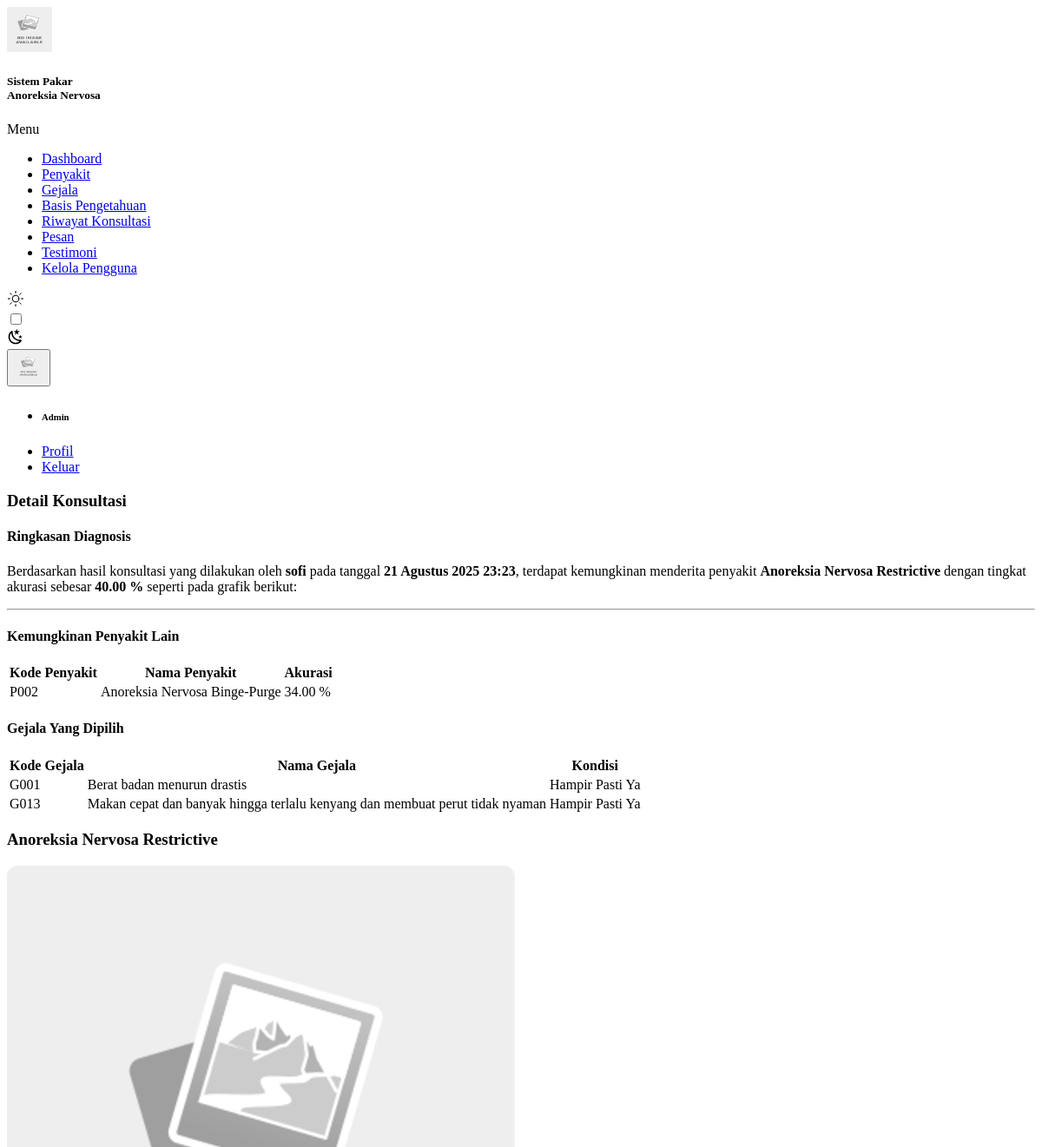
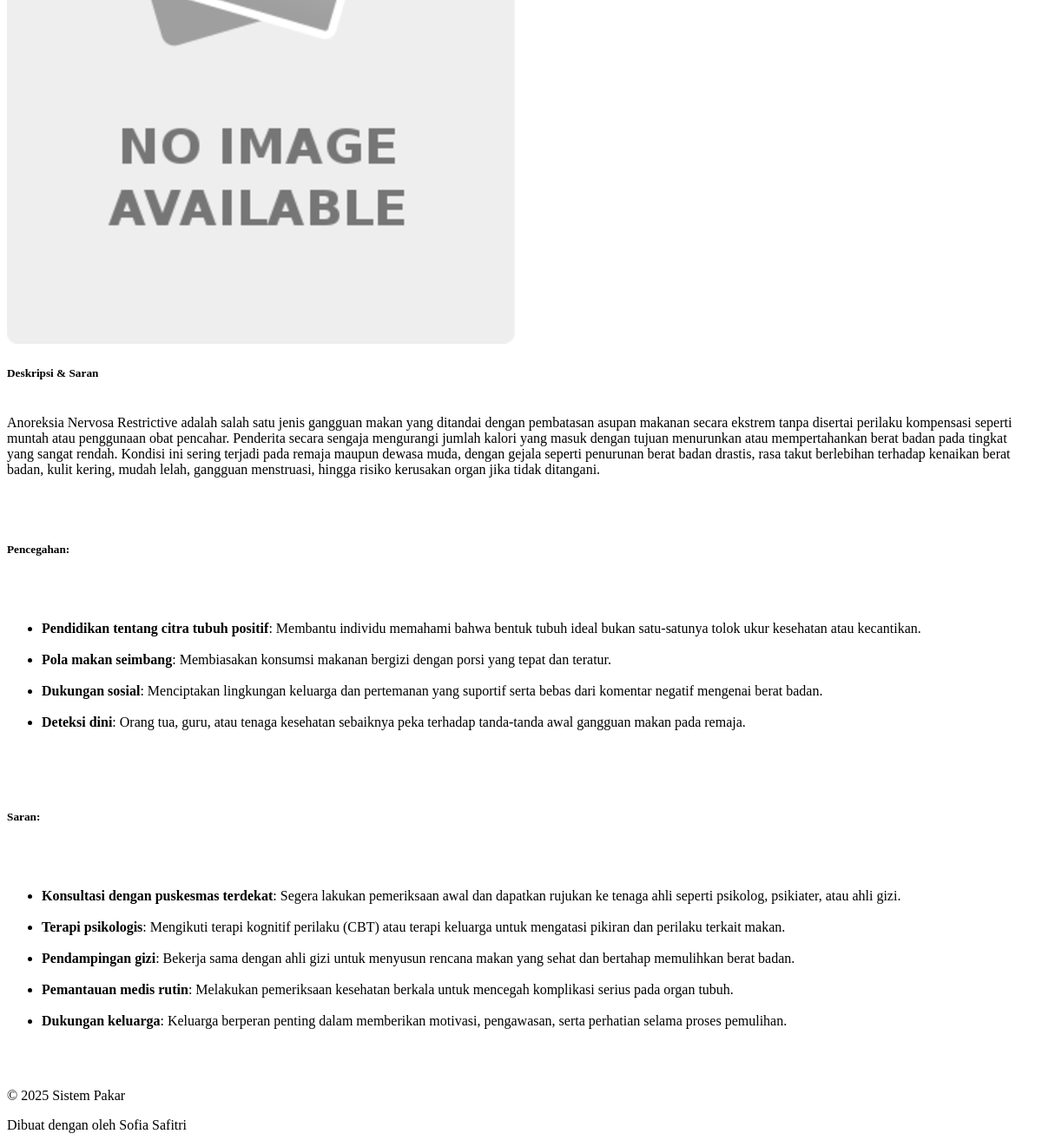
Page /dashboard/consultation-history/detail.php?consultation-id=9 (signed in) on the committed database (2 pictures, top to bottom).
### tables this page shows
CREATE TABLE `consultations` (
  `id` int(11) NOT NULL,
  `consultation_date` datetime DEFAULT NULL,
  `disease` text DEFAULT NULL,
  `symptom` text DEFAULT NULL
);

CREATE TABLE `users` (
  `id` int(11) NOT NULL,
  `email` varchar(50) NOT NULL,
  `password` varchar(255) NOT NULL,
  `fullname` varchar(50) NOT NULL,
  `role` enum('Admin','Pakar','Pengguna') NOT NULL,
  `status` enum('Aktif','Tidak Aktif') NOT NULL,
  `phone` varchar(15) DEFAULT NULL
);

CREATE TABLE `histories` (
  `id` int(11) NOT NULL,
  `user_id` int(11) DEFAULT NULL,
  `consultation_id` int(11) DEFAULT NULL,
  `disease_id` int(11) DEFAULT NULL,
  `accuracy` float DEFAULT NULL
);

CREATE TABLE `diseases` (
  `id` int(11) NOT NULL,
  `disease_name` varchar(255) DEFAULT NULL,
  `description` text DEFAULT NULL,
  `img` varchar(50) DEFAULT NULL
);

CREATE TABLE `site_contacts` (
  `id` int(11) NOT NULL,
  `owner` varchar(50) DEFAULT NULL,
  `email` varchar(50) DEFAULT NULL,
  `phone` varchar(15) DEFAULT NULL,
  `instagram` varchar(255) DEFAULT NULL
);

### config/functions.php (called while the page is built, shortened)
<?php
function base_url($path = '')
{
    return rtrim(BASE_URL, '/') . '/' . ltrim($path, '/');
}
function format_indonesian_time($datetime)
{
    $months = [
        1 => 'Januari',
        'Februari',
        'Maret',
        'April',
        'Mei',
        'Juni',
        'Juli',
        'Agustus',
        'September',
        'Oktober',
        'November',
        'Desember'
    ];
    $timestamp = strtotime($datetime);
    $day = date('d', $timestamp);
    $month = $months[(int)date('m', $timestamp)];
    $year = date('Y', $timestamp);
    $time = date('H:i', $timestamp);
    return "$day $month $year $time";
}
function get_image_url($image_url)
{
    $image_path = $_SERVER['DOCUMENT_ROOT'] . parse_url($image_url, PHP_URL_PATH);
    if (!file_exists($image_path)) {
        return base_url('assets/img/static/no-image-placeholder.png');
    }
    return $image_url;
}
function format_percentage($value, $decimals = 2)
{
    return number_format($value * 100, $decimals, '.', '') . ' %';
}

### dashboard/consultation-history/detail.php (the view, shortened to what this page needs)
<?php
include('../../config/config.php');
$page_name = 'Detail Konsultasi';
$consultation_id = htmlspecialchars($_GET['consultation-id']) ?? 0;
$query_consultation = $connection->query(
    "SELECT consultations.id, consultations.consultation_date, users.fullname, users.email, users.role
        FROM consultations
        INNER JOIN histories ON histories.consultation_id = consultations.id
        INNER JOIN users ON users.id = histories.user_id
        WHERE consultations.id = '$consultation_id'
        LIMIT 1"
);
if ($query_consultation && mysqli_num_rows($query_consultation) > 0) {
    $consultation = mysqli_fetch_assoc($query_consultation);
} else {
    $_SESSION['warning'] = "Data tidak ditemukan.";
    echo "<script>window.location.href = '" . base_url('dashboard/consultation-history/show.php') . "';</script>";
    exit();
}
$query_main_disease = $connection->query(
    "SELECT diseases.id AS disease_id, diseases.disease_name, diseases.description, diseases.img, histories.accuracy
        FROM histories
        INNER JOIN diseases ON diseases.id = histories.disease_id
        WHERE histories.consultation_id = '$consultation_id'
        ORDER BY histories.accuracy DESC
        LIMIT 1"
);
$main_disease = mysqli_fetch_assoc($query_main_disease);
$main_disease_id = $main_disease['disease_id'];
$query_other_disease = "SELECT diseases.id AS disease_id, diseases.disease_name, histories.accuracy
                        FROM histories
                        INNER JOIN diseases ON diseases.id = histories.disease_id
                        WHERE histories.consultation_id = '$consultation_id'
                        AND diseases.id != '$main_disease_id'
                        ORDER BY histories.accuracy DESC";
$result_other_disease = $connection->query($query_other_disease);
$other_disease = [];
while ($row = mysqli_fetch_assoc($result_other_disease)) {
    $other_disease[] = $row;
}
$query_symptoms = $connection->query(
    "SELECT symptom FROM consultations WHERE id = '$consultation_id' LIMIT 1"
);
$symptom_list = [];
if ($query_symptoms) {
    $symptom_data = mysqli_fetch_assoc($query_symptoms);
    $decoded_symptoms = json_decode($symptom_data['symptom'], true);
    if (is_array($decoded_symptoms)) {
        foreach ($decoded_symptoms as $item) {
            if (isset($item['symptom_id']) && isset($item['condition_value'])) {
                $symptom_list[] = [
                    'symptom_id' => $item['symptom_id'],
                    'condition_value' => $item['condition_value']
                ];
            }
        }
    }
}
$symptom_names = [];
$query_all_symptoms = $connection->query("SELECT id, symptom_name FROM symptoms");
while ($row = mysqli_fetch_assoc($query_all_symptoms)) {
    $symptom_names[$row['id']] = $row['symptom_name'];
}
$condition_list = [];
$query_conditions = $connection->query("SELECT condition_value, condition_name FROM conditions");
while ($row = mysqli_fetch_assoc($query_conditions)) {
    $condition_list[$row['condition_value']] = $row['condition_name'];
}
?>
<?php include('../layout/dataTables/dataTablesCSS.php') ?>
<div class="page-heading">
    <div class="row justify-content-center">
        <div class="col-12">
            <div class="d-flex justify-content-start align-items-center gap-2">
                <h3 class="mb-0"><?= $page_name; ?></h3>
            </div>
        </div>
    </div>
</div>
<div class="page-content">
    <section class="row">
        <div class="col-xl-6">
            <div class="row">
                <div class="col-12">
                    <div class="card">
                        <div class="card-body">
                            <article>
                                <h4 class="card-title">Ringkasan Diagnosis</h4>
                                <p>Berdasarkan hasil konsultasi yang dilakukan oleh <strong><?= htmlspecialchars($consultation['fullname']); ?></strong> pada tanggal <strong><?= format_indonesian_time(htmlspecialchars($consultation['consultation_date'])); ?></strong>, terdapat kemungkinan menderita penyakit <strong class="text-danger"><?= htmlspecialchars($main_disease['disease_name']); ?></strong> dengan tingkat akurasi sebesar <strong class="text-danger"><?= format_percentage(htmlspecialchars($main_disease['accuracy'])); ?></strong> seperti pada grafik berikut:</p>
                            </article>
                            <hr class="my-5">
                            <div>
                                <h4 class="card-title">Kemungkinan Penyakit Lain</h4>
                                <div class="table-responsive">
                                    <table class="table table-hover">
                                        <thead>
                                            <tr>
                                                <th>Kode Penyakit</th>
                                                <th>Nama Penyakit</th>
                                                <th>Akurasi</th>
                                            </tr>
                                        </thead>
                                        <tbody>
                                            <?php
                                            foreach ($other_disease as $disease) :
                                                if ($disease['accuracy'] > 0) :
                                            ?>
                                                    <tr>
                                                        <td><?= 'P' . sprintf("%03d", htmlspecialchars($disease['disease_id'])); ?></td>
                                                        <td><?= htmlspecialchars($disease['disease_name'] ?? 'Tidak Diketahui'); ?></td>
                                                        <td><?= format_percentage(htmlspecialchars($disease['accuracy'])); ?></td>
                                                    </tr>
                                                <?php
                                                endif;
                                            endforeach;
                                                ?>
                                        </tbody>
                                    </table>
                                </div>
                            </div>
                        </div>
                    </div>
                </div>
                <div class="col-12">
                    <div class="card">
                        <div class="card-header">
                            <h4 class="card-title text-center">Gejala Yang Dipilih</h4>
                        </div>
                        <div class="card-body">
                            <div class="table-responsive">
                                <table class="table table-hover" id="table">
                                    <thead>
                                        <tr>
                                            <th>Kode Gejala</th>
                                            <th>Nama Gejala</th>
                                            <th>Kondisi</th>
                                        </tr>
                                    </thead>
                                    <tbody>
                                        <?php foreach ($symptom_list as $symptom) : ?>
                                            <?php
                                            $symptom_id = $symptom['symptom_id'];
                                            $condition_value = $symptom['condition_value'];
                                            $symptom_code = 'G' . sprintf("%03d", htmlspecialchars($symptom_id));
                                            $symptom_name = $symptom_names[$symptom_id] ?? 'Unknown';
                                            $condition_name = 'Unknown';
                                            foreach ($condition_list as $value => $name) {
                                                if ($condition_value <= $value) {
                                                    $condition_name = $name;
                                                    break;
                                                }
                                            }
                                            ?>
                                            <tr>
                                                <td><?= $symptom_code; ?></td>
                                                <td><?= htmlspecialchars($symptom_name); ?></td>
                                                <td><?= htmlspecialchars($condition_name); ?></td>
                                            </tr>
                                        <?php endforeach; ?>
                                    </tbody>
                                </table>
                            </div>
                        </div>
                    </div>
                </div>
            </div>
        </div>
        <div class="col-xl-6">
            <div class="card">
                <div class="card-header">
                    <h3 class="card-title text-center"><?= htmlspecialchars($main_disease['disease_name']); ?></h3>
                </div>
                <div class="card-body">
                    <div class="d-flex justify-content-center mb-5">
                        <div class="ratio ratio-4x3 img-show">
                            <img src="<?= get_image_url(base_url('assets/img/disease/' . htmlspecialchars($main_disease['img']))); ?>" alt="<?= htmlspecialchars($main_disease['disease_name']); ?>" class="rounded-4 object-fit-cover">
                        </div>
                    </div>
                    <div class="row">
                        <div class="col-12 col-xl-12">
                            <h5 class="mb-3">Deskripsi & Saran</h5>
                            <article><?= nl2br($main_disease['description']); ?></article>
                        </div>
                    </div>
                </div>
            </div>
        </div>
    </section>
</div>
<?php include('../template.php') ?>

### dashboard/layout/footer.php
<?php $owner = $connection->query("SELECT owner FROM site_contacts LIMIT 1")->fetch_assoc()['owner']; ?>
<footer class="footer row align-items-center mt-auto">
    <div class="col-12 col-md-6">
        <div class="d-flex justify-content-center justify-content-md-start">
            <p class="text-center text-md-start">&copy; <?= date('Y'); ?> Sistem Pakar</p>
        </div>
    </div>
    <div class="col-12 col-md-6">
        <div class="d-flex justify-content-center justify-content-md-end">
            <p class="text-center text-md-end">Dibuat dengan <span class="text-danger"><i class="bi bi-heart-fill icon-mid"></i></span>
                oleh <?= $owner; ?></p>
        </div>
    </div>
</footer>

### assets/css/dashboard.css (style rules this page uses)
@media (min-width: 992px) { .img-show { max-width: 480px; } }

### rows in the picture
consultations: users.fullname "sofi", consultation_date "21 Agustus 2025 23:23"
histories: disease.disease_name "Anoreksia Nervosa Restrictive", accuracy "40.00 %", disease.description "Anoreksia Nervosa Restrictive adalah salah satu jenis gangguan makan yang ditandai dengan pembatasan asupan makanan secara ekstrem tanpa disertai perilaku kompensasi seperti muntah atau penggunaan obat pencahar. Penderita secara sengaja mengurangi jumlah kalori yang masuk dengan tujuan menurunkan atau mempertahankan berat badan pada tingkat yang sangat rendah. Kondisi ini sering terjadi pada remaja maupun dewasa muda, dengan gejala seperti penurunan berat badan drastis, rasa takut berlebihan terhadap kenaikan berat badan, kulit kering, mudah lelah, gangguan menstruasi, hingga risiko kerusakan organ jika tidak ditangani. Pencegahan: Pendidikan tentang citra tubuh positif : Membantu individu…"
histories: disease "002", disease.disease_name "Anoreksia Nervosa Binge-Purge", accuracy "34.00 %"
site_contacts: owner "Sofia Safitri"

### other values in the picture
$fullname_session "Admin"
$page_name "Detail Konsultasi"
$symptom_code "G001"
$symptom_name "Berat badan menurun drastis"
$condition_name "Hampir Pasti Ya"
$symptom_code "G013"
$symptom_name "Makan cepat dan banyak hingga terlalu kenyang dan membuat perut tidak nyaman"
